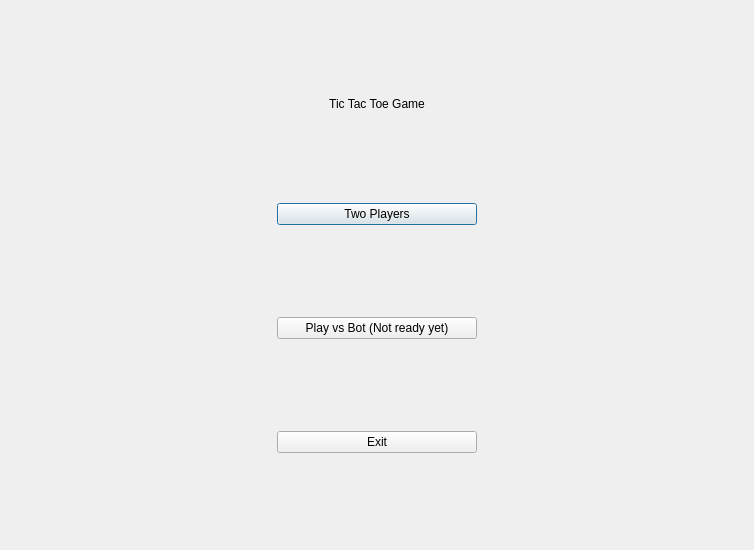
<?xml version="1.0" encoding="UTF-8"?>
<ui version="4.0">
 <class>StartPage</class>
 <widget class="QDialog" name="StartPage">
  <property name="geometry">
   <rect>
    <x>0</x>
    <y>0</y>
    <width>750</width>
    <height>550</height>
   </rect>
  </property>
  <property name="windowTitle">
   <string>Dialog</string>
  </property>
  <layout class="QVBoxLayout" name="verticalLayout">
   <item>
    <widget class="QLabel" name="label">
     <property name="sizePolicy">
      <sizepolicy hsizetype="Minimum" vsizetype="Maximum">
       <horstretch>0</horstretch>
       <verstretch>0</verstretch>
      </sizepolicy>
     </property>
     <property name="minimumSize">
      <size>
       <width>732</width>
       <height>0</height>
      </size>
     </property>
     <property name="styleSheet">
      <string notr="true">font: 26pt &quot;Segoe UI&quot;;</string>
     </property>
     <property name="text">
      <string>Tic Tac Toe Game</string>
     </property>
     <property name="alignment">
      <set>Qt::AlignCenter</set>
     </property>
    </widget>
   </item>
   <item alignment="Qt::AlignHCenter">
    <widget class="QPushButton" name="pushButton_3">
     <property name="sizePolicy">
      <sizepolicy hsizetype="Preferred" vsizetype="Maximum">
       <horstretch>0</horstretch>
       <verstretch>0</verstretch>
      </sizepolicy>
     </property>
     <property name="minimumSize">
      <size>
       <width>200</width>
       <height>0</height>
      </size>
     </property>
     <property name="maximumSize">
      <size>
       <width>200</width>
       <height>16777215</height>
      </size>
     </property>
     <property name="styleSheet">
      <string notr="true">contentsMargins: -20, -100, 0, 10
</string>
     </property>
     <property name="text">
      <string>Two Players</string>
     </property>
    </widget>
   </item>
   <item alignment="Qt::AlignHCenter">
    <widget class="QPushButton" name="pushButton_2">
     <property name="sizePolicy">
      <sizepolicy hsizetype="Preferred" vsizetype="Maximum">
       <horstretch>0</horstretch>
       <verstretch>0</verstretch>
      </sizepolicy>
     </property>
     <property name="minimumSize">
      <size>
       <width>200</width>
       <height>0</height>
      </size>
     </property>
     <property name="maximumSize">
      <size>
       <width>1000</width>
       <height>16777215</height>
      </size>
     </property>
     <property name="styleSheet">
      <string notr="true"/>
     </property>
     <property name="text">
      <string>Play vs Bot (Not ready yet)</string>
     </property>
    </widget>
   </item>
   <item alignment="Qt::AlignHCenter">
    <widget class="QPushButton" name="pushButton">
     <property name="sizePolicy">
      <sizepolicy hsizetype="Minimum" vsizetype="Fixed">
       <horstretch>0</horstretch>
       <verstretch>0</verstretch>
      </sizepolicy>
     </property>
     <property name="minimumSize">
      <size>
       <width>200</width>
       <height>0</height>
      </size>
     </property>
     <property name="text">
      <string>Exit</string>
     </property>
    </widget>
   </item>
  </layout>
 </widget>
 <resources/>
 <connections/>
</ui>
